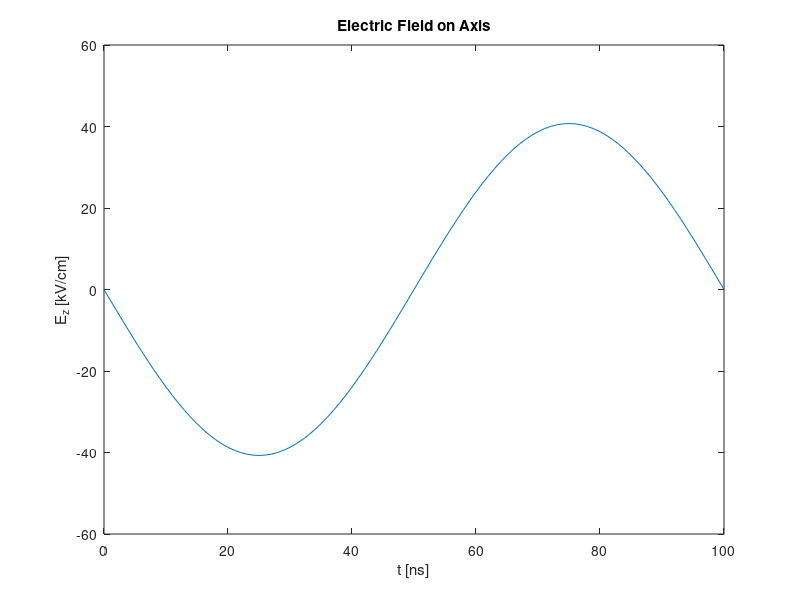

Here is the MATLAB script that generated this plot:
%%%%%%%%%%%%%%%%%%%%%%%%%%%%%%%%%%%%%%%%%%%%%%%%%%%%%%%%%%%%%%%%%%%%%%%%
%%%
%%%  Solve for axial electric and azimuthal magnetic field as function
%%%  of radius due to ring beam inside transport cell with perfectly
%%%  conducting boundaries
%%%
%%%  Assume that current density is uniform over beam area
%%%
%%%
clear all;
cvac = 3e10;   % speed of light in vacuum [cm/s]

%%% set system parameters
%
rw  = 15;                   % wall radius [cm]
rb  = 10;                   % beam radius [cm]
drb = 1;                    % beam thickness [cm]
r1  = rb - drb/2;           % inner beam radius [cm]
r2  = rb + drb/2;           % outer beam radius [cm]
I0  = 8e5*3e9;              % peak beam current [statA]
J0  = I0/(pi*(r2^2-r1^2));  % peak beam current density [statA/cm^2]


%%% set time profile of current pulse
%
t = 0:1:100;   % time [ns]
tau = 50;      % pulse rise time [ns]
It  = (1+sin(pi*t/tau-pi/2))/2;           % J profile in time [unitless]
Itdot = pi/(tau*1e-9)*cos(pi*t/tau-pi/2); % dIt/dt [1/s] 


%%%  Define Jz, Bth, and Ez profiles (neglecting displacement current)
%
r = 0:0.1:rw;  % r [cm]
Jz  = zeros(length(r),length(t));  % [statA/cm^2]
Bth = zeros(length(r),length(t));  % [statV/cm]
Ez  = zeros(length(r),length(t));  % [statV/cm]
for i = 1:length(r)
    if(r(i)<=r1)
        Jz(i,:)  = 0;
        Bth(i,:) = 0;
        Ez(i,:)  = -2/cvac^2*I0*Itdot*(0.5-r1^2/(r2^2-r1^2)*log(r2/r1) ...
                                     + log(rw/r2));
    elseif(r1<r(i) && r(i)<r2)
        Jz(i,:) = J0*It;
        Bth(i,:) = 2*I0*It/cvac/r(i)*(r(i)^2-r1^2)/(r2^2-r1^2);
        Ez(i,:)  = -2/cvac^2*I0*Itdot*((0.5*(r2^2-r(i)^2)-r1^2*log(r2/r(i)))/(r2^2-r1^2) ...
                                     +  log(rw/r2));
    else
        Jz(i,:) = 0;
        Bth(i,:) = 2*I0*It/cvac/r(i);
        Ez(i,:)  = -2/cvac^2*I0*Itdot*log(rw/r(i));
    end
end


%%% compute displacement current and justify neglecting it
%
Ezdot = -pi/(tau*1e-9)*Ez;
Jd = Ezdot/4/pi;


%%% convert Ez from statV/cm to kV/cm
%
Ez_kVcm = Ez*3e4;            % [V/m]
Ez_kVcm = Ez_kVcm/1e3*1e-2;  % [kV/cm]


%%% plot Ez at r=0
%
close(figure(1));
figure(1);
plot(t,Ez_kVcm(1,:));
xlabel('t [ns]');
ylabel('E_z [kV/cm]');
title('Electric Field on Axis');




